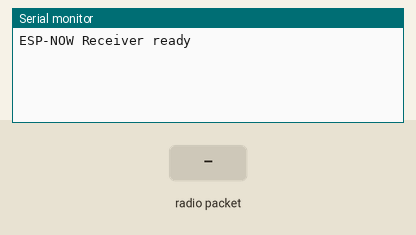
Simulated run of this sketch. Board: ESP32. Parts: the last lines printed to the serial monitor. The test bench sets the inputs (shaded band).

Above: at 1.7 s.
1.8 s: radio packet "1" arrives
At 2.9 s:
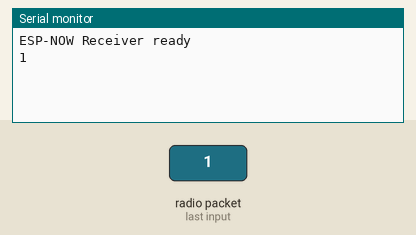
3.3 s: radio packet "0" arrives
At 4.1 s:
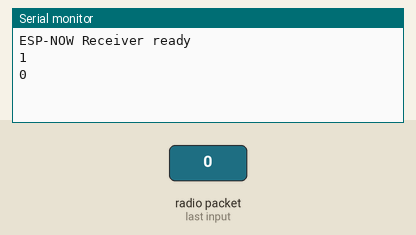
4.8 s: radio packet "2" arrives
At 5.4 s:
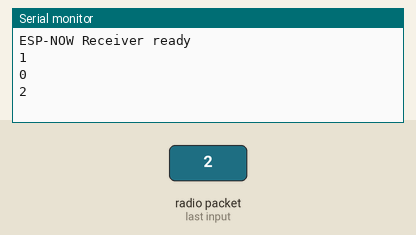

The sketch:

OntvangerPrototype2.ino
```cpp
#include <WiFi.h>
#include <esp_now.h>

#define WIFI_CHANNEL 1
#define MSG_POOL_SIZE 8
#define MSG_MAX_LEN 256

struct MsgSlot {
  bool used;
  uint8_t data[MSG_MAX_LEN];
  uint8_t len;
};

static MsgSlot msgPool[MSG_POOL_SIZE];
static QueueHandle_t msgQueue;

// -----------------------------
// Callback: ontvangen ESP-NOW data
// -----------------------------
void onReceive(const esp_now_recv_info_t *info, const uint8_t *incomingData, int len) {
  if (len <= 0 || len > MSG_MAX_LEN) return;

  int idx = -1;
  noInterrupts();
  for (int i = 0; i < MSG_POOL_SIZE; i++) {
    if (!msgPool[i].used) { idx = i; msgPool[i].used = true; break; }
  }
  interrupts();

  if (idx < 0) return;

  msgPool[idx].len = len;
  memcpy(msgPool[idx].data, incomingData, len);

  xQueueSendFromISR(msgQueue, &idx, NULL);
}

// -----------------------------
// Verwerk en stuur alles door naar Pi
// -----------------------------
void processMessage(MsgSlot *m) {
  Serial.write(m->data, m->len);
  Serial.println();
}

// -----------------------------
// Setup & loop
// -----------------------------
void setup() {
  Serial.begin(115200);
  delay(500);

  WiFi.mode(WIFI_STA);


  if (esp_now_init() != ESP_OK) while(true);

  for (int i = 0; i < MSG_POOL_SIZE; i++) msgPool[i].used = false;
  msgQueue = xQueueCreate(MSG_POOL_SIZE, sizeof(uint8_t));
  esp_now_register_recv_cb(onReceive);

  Serial.println("ESP-NOW Receiver ready");
}

void loop() {
  uint8_t idx;
  while (xQueueReceive(msgQueue, &idx, 0) == pdTRUE) {
    if (idx >= MSG_POOL_SIZE) continue;
    processMessage(&msgPool[idx]);
    noInterrupts();
    msgPool[idx].used = false;
    interrupts();
  }
  delay(10);
}
```

Measured:
- after the input at 1.8 s, the serial monitor: prints a new line after 0.05 s (image 1)
- after the input at 3.3 s, the serial monitor: prints a new line after 0.06 s (image 2)
- after the input at 4.8 s, the serial monitor: prints a new line after 0.06 s (image 3)
